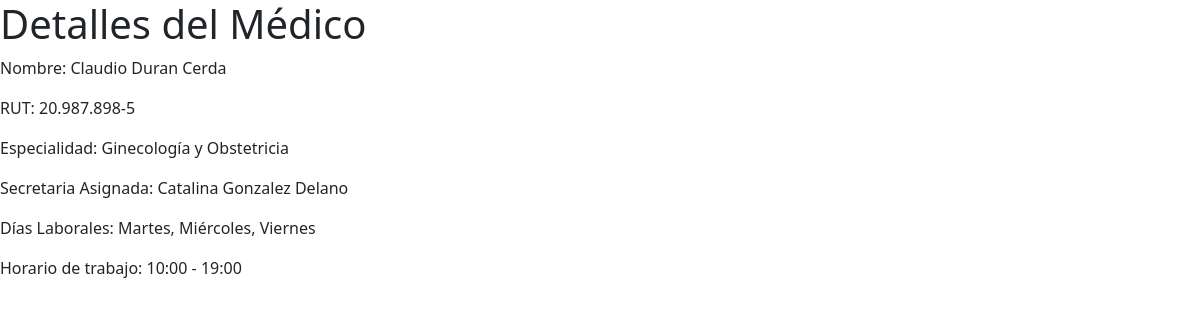
/centroMedicoApp/medicoDetails/20987898/, run on the app's committed database.
### centroMedicoApp/models.py (models this page shows, shortened)
class Medico(models.Model):
    rut_med = models.PositiveIntegerField(primary_key=True)
    dv_med = models.CharField(max_length=1)
    pnombre_med = models.CharField(max_length=20)
    snombre_med = models.CharField(max_length=20, null=True, blank=True)
    apaterno_med = models.CharField(max_length=40)
    amaterno_med = models.CharField(max_length=20)
    fecnac_med = models.DateField()
    honorario_med = models.DecimalField(max_digits=20, decimal_places=0)
    email_med = models.EmailField()
    telefono_med = models.PositiveIntegerField()
    feccont_med = models.DateField()
    DIAS_CHOICES = [
        (0, 'Lunes'),
        (1, 'Martes'),
        (2, 'Miércoles'),
        (3, 'Jueves'),
        (4, 'Viernes'),
        (5, 'Sábado'),
        (6, 'Domingo')
    ]
    dias_laborales = models.ManyToManyField(DiasLaborables)
    hora_inicio_trabajo = models.TimeField(null=True)
    hora_fin_trabajo = models.TimeField(null=True)
    rut_sec = models.ForeignKey('Secretaria', on_delete=models.CASCADE)
    def especialidad_nombre(self):
        return self.especialidadmedico_set.first().id_esp.nom_esp

class EspecialidadMedico(models.Model):
    rut_med = models.ForeignKey(Medico, on_delete=models.CASCADE)
    id_esp = models.ForeignKey(Especialidad, on_delete=models.CASCADE)
    fec_inic_esp = models.DateField()

class Especialidad(models.Model):
    id_esp = models.PositiveIntegerField(primary_key=True)
    nom_esp = models.CharField(max_length=40)
    monto_esp = models.DecimalField(max_digits=8, decimal_places=0, default=0)

class Secretaria(models.Model):
    rut_sec = models.PositiveIntegerField(primary_key=True)
    dv_sec = models.CharField(max_length=1)
    pnom_sec = models.CharField(max_length=20)
    snom_sec = models.CharField(max_length=20, null=True, blank=True)
    apaterno_sec = models.CharField(max_length=40)
    amaterno_sec = models.CharField(max_length=20)
    fecnac_sec = models.DateField()
    honorario_sec = models.DecimalField(max_digits=20, decimal_places=0)
    email_sec = models.EmailField()
    telefono_sec = models.PositiveIntegerField()
    feccont_sec = models.DateField()
    def __str__(self):
        return f"{self.pnom_sec} {self.apaterno_sec} {self.amaterno_sec}"

class DiasLaborables(models.Model):
    nombre_dia = models.CharField(max_length=20, unique=True)

### centroMedicoApp/views.py (the view)
# urls.py: path('medicoDetails/<int:rut_med>/', views.medicoDetails, name='medicoDetails'),
def medicoDetails(request, rut_med):
    try:
        medico = Medico.objects.get(rut_med=rut_med)
        dias_lab = DiasLaborables.objects.all()
        especialidades = Especialidad.objects.filter(
            especialidadmedico__rut_med=rut_med
        ).values('nom_esp')
        context = {
            'medico': medico,
            'dias_lab': dias_lab,
            'especialidades': especialidades
        }
        return render(request, 'pages/medicoDetails.html', context)
    except Medico.DoesNotExist:
        return render(request, 'pages/medicoDetails.html')

### centroMedicoApp/templates/pages/medicoDetails.html (shortened to what this page needs)
<!DOCTYPE html>
<html lang="en">
    <head>
        {% load static %}
        <link href="{% static 'css/bootstrap.min.css' %}" rel="stylesheet">
        <link href="{% static 'css/medicoDetails.css' %}" rel="stylesheet">
    </head>
    <body>
        <div>
            <h1>Detalles del Médico</h1>
            <p>Nombre: {{ medico.pnombre_med }} {{ medico.apaterno_med }} {{ medico.amaterno_med }}</p>
            <p>RUT: <span id="formatted-rut">{{ medico.rut_med }}-{{ medico.dv_med }}</span></p>
            <p>Especialidad: {{ medico.especialidad_nombre }}</p>
            <p>Secretaria Asignada: {{ medico.rut_sec }}</p>
            <p>Días Laborales:
                {% for dia in medico.dias_laborales.all %}
                    {{ dia.nombre_dia }}{% if not forloop.last %}, {% endif %}
                {% endfor %}
            </p>
            <p>Horario de trabajo: {{ medico.hora_inicio_trabajo|time:"H:i" }} - {{ medico.hora_fin_trabajo|time:"H:i" }}</p>
        </div>
    </body>
</html>

### data on the page
Medico: pnombre_med "Claudio", apaterno_med "Duran", amaterno_med "Cerda", especialidad_nombre "Ginecología y Obstetricia", rut_sec "Catalina Gonzalez Delano", hora_inicio_trabajo "10:00", hora_fin_trabajo "19:00"
DiasLaborables: nombre_dia "Martes"
DiasLaborables: nombre_dia "Miércoles"
DiasLaborables: nombre_dia "Viernes"
